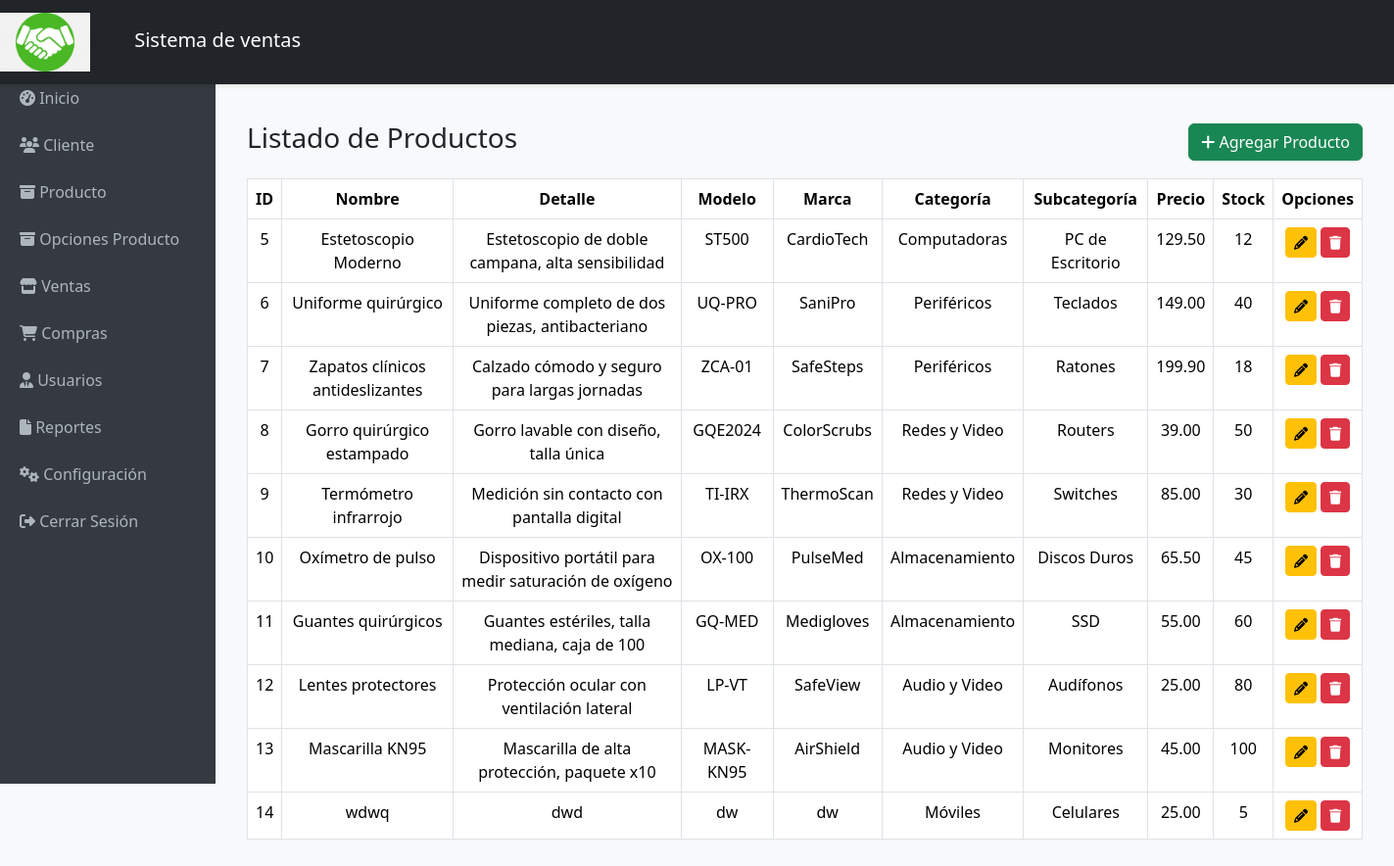
Page /producto.php on the earlier database version.
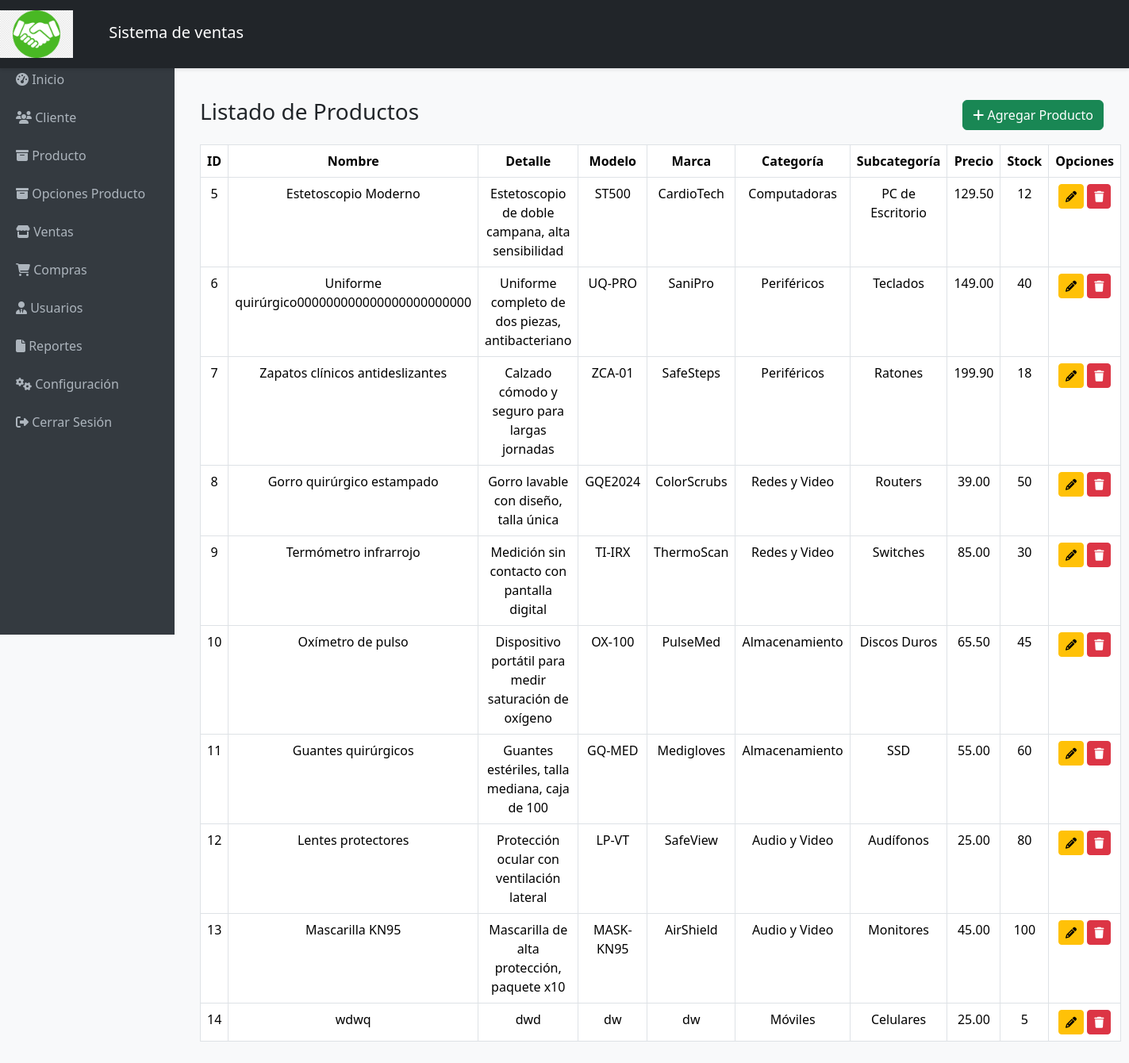
Same page on the later database version.
### tables this page shows
CREATE TABLE `producto` (
  `prod_codi` int NOT NULL,
  `prod_nombre` varchar(100) NOT NULL,
  `prod_descripcion` text,
  `prod_model` varchar(50) DEFAULT NULL,
  `prod_marca` varchar(50) DEFAULT NULL,
  `idsubcategoria` int NOT NULL,
  `proc_precio` decimal(10,2) NOT NULL,
  `prod_stock` int NOT NULL,
  `fecha_creacion` datetime DEFAULT CURRENT_TIMESTAMP,
  `fecha_actualizacion` datetime DEFAULT CURRENT_TIMESTAMP ON UPDATE CURRENT_TIMESTAMP
);

CREATE TABLE `categoria` (
  `idcategoria` int NOT NULL,
  `nombre_categoria` varchar(100) NOT NULL
);

CREATE TABLE `subcategoria` (
  `idsubcategoria` int NOT NULL,
  `nombre_subcategoria` varchar(100) NOT NULL,
  `idcategoria` int NOT NULL
);

### producto.php (the view, shortened to what this page needs)
<?php
include_once './conexion/cone.php';
$sql = "SELECT p.*, s.nombre_subcategoria, c.nombre_categoria
        FROM producto p
        JOIN subcategoria s ON p.idsubcategoria = s.idsubcategoria
        JOIN categoria c ON s.idcategoria = c.idcategoria";
$res = $con->query($sql);
?>
<!DOCTYPE html>
<html lang="es">
<?php include_once './includes/head.php'; ?>
<body>
    <?php include_once './includes/header.php'; ?>
    <div class="content">
        <div class="container-fluid mt-5">
            <div class="d-flex justify-content-between align-items-center mb-3">
                <h3>Listado de Productos</h3>
                <button class="btn btn-success" data-bs-toggle="modal" data-bs-target="#modalAgregar">
                    <i class="fas fa-plus"></i> Agregar Producto
                </button>
            </div>
            <table class="table table-bordered table-hover text-center">
                <thead>
                    <tr>
                        <th>ID</th>
                        <th>Nombre</th>
                        <th>Detalle</th>
                        <th>Modelo</th>
                        <th>Marca</th>
                        <th>Categoría</th>
                        <th>Subcategoría</th>
                        <th>Precio</th>
                        <th>Stock</th>
                        <th>Opciones</th>
                    </tr>
                </thead>
                <tbody>
                    <?php while ($p = $res->fetch_assoc()) : ?>
                        <tr>
                            <td><?= $p['prod_codi'] ?></td>
                            <td><?= $p['prod_nombre'] ?></td>
                            <td><?= $p['prod_descripcion'] ?></td>
                            <td><?= $p['prod_model'] ?></td>
                            <td><?= $p['prod_marca'] ?></td>
                            <td><?= $p['nombre_categoria'] ?></td>
                            <td><?= $p['nombre_subcategoria'] ?></td>
                            <td><?= $p['proc_precio'] ?></td>
                            <td><?= $p['prod_stock'] ?></td>
                            <td>
                                <button class="btn btn-warning btn-sm" data-bs-toggle="modal" data-bs-target="#modalEditar" data-id="<?= $p['prod_codi'] ?>" data-nombre="<?= $p['prod_nombre'] ?>" data-detalle="<?= $p['prod_descripcion'] ?>" data-modelo="<?= $p['prod_model'] ?>" data-marca="<?= $p['prod_marca'] ?>" data-sub="<?= $p['idsubcategoria'] ?>" data-precio="<?= $p['proc_precio'] ?>" data-stock="<?= $p['prod_stock'] ?>">
                                    <i class="fa fa-pencil"></i>
                                </button>
                                <a href="producto_eliminar.php?id=<?= $p['prod_codi'] ?>" class="btn btn-danger btn-sm" onclick="return confirm('¿Eliminar este producto?')">
                                    <i class="fa fa-trash"></i>
                                </a>
                            </td>
                        </tr>
                    <?php endwhile; ?>
                </tbody>
            </table>
        </div>

Differences in the rows shown:
changed producto "Uniforme completo de dos piezas, antibacteriano": prod_nombre "Uniforme quirúrgico" → "Uniforme quirúrgico000000000000000000000000"
